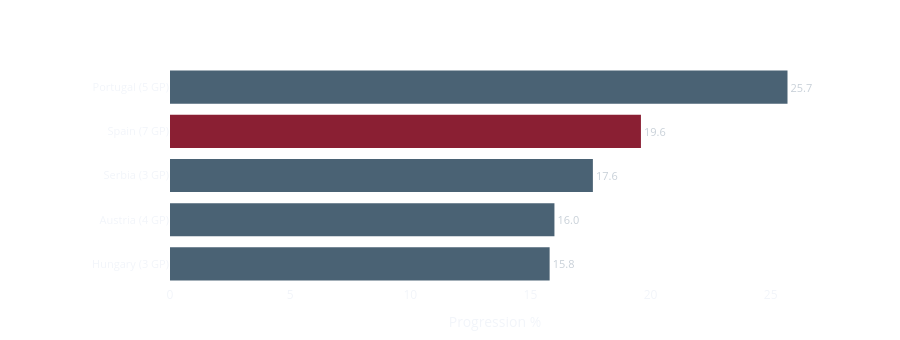

The code cell stored with this chart in its notebook:
### Markdown cell above
---
## 4. Progression Rate (P2 + P3 %) — Who Reaches the Final Third?

Percentage of goal kicks where the team not only retained possession but progressed past x = 80 (final third) or created a shot.  
**Higher = more dangerous build-up from the back.**

### Code cell
# ══════════════════════════════════════════════════════════════
# CELL 9 — KPI 3: Progression Rate (P2 + P3 %)
# ══════════════════════════════════════════════════════════════

fig_prog = build_benchmark_bar(
    kpi_df,
    value_col='progression_pct',
    title='🏆 Progression Rate (P2 + P3 %) — Top 5',
    subtitle=f'Euro 2024 · {HIGHLIGHT_TEAM} highlighted · Higher = more dangerous build-up',
    x_title='Progression %',
    ascending=False,
    top_n=5,
)
fig_prog.show()

### Figure 1 — Plotly figure (JSON) as saved in the notebook; plotly's stock layout.template omitted (floating-point values rounded to 4 significant figures)
{"data": [{"hovertemplate": "<b>%{y}</b><br>Progression %: %{x:.1f}<extra></extra>", "marker": {"color": ["#4a6274", "#4a6274", "#4a6274", "#8a1f33", "#4a6274"], "line": {"width": 0}}, "orientation": "h", "text": ["15.8", "16.0", "17.6", "19.6", "25.7"], "textfont": {"color": "#c8d0d8", "size": 11}, "textposition": "outside", "type": "bar", "x": [15.8, 16.0, 17.6, 19.6, 25.7], "y": ["Hungary (3 GP)", "Austria (4 GP)", "Serbia (3 GP)", "Spain (7 GP)", "Portugal (5 GP)"]}], "layout": {"bargap": 0.25, "height": 340, "margin": {"b": 40, "l": 170, "r": 80, "t": 65}, "paper_bgcolor": "rgba(0,0,0,0)", "plot_bgcolor": "rgba(0,0,0,0)", "showlegend": false, "title": {"font": {"color": "white", "size": 15}, "text": "🏆 Progression Rate (P2 + P3 %) — Top 5<br><sup style=\"color:rgba(255,255,255,0.55)\">Euro 2024 · Spain highlighted · Higher = more dangerous build-up</sup>"}, "xaxis": {"gridcolor": "rgba(255,255,255,0.06)", "title": {"text": "Progression %"}, "zeroline": false}, "yaxis": {"tickfont": {"size": 11}, "title": {"text": ""}}}}
